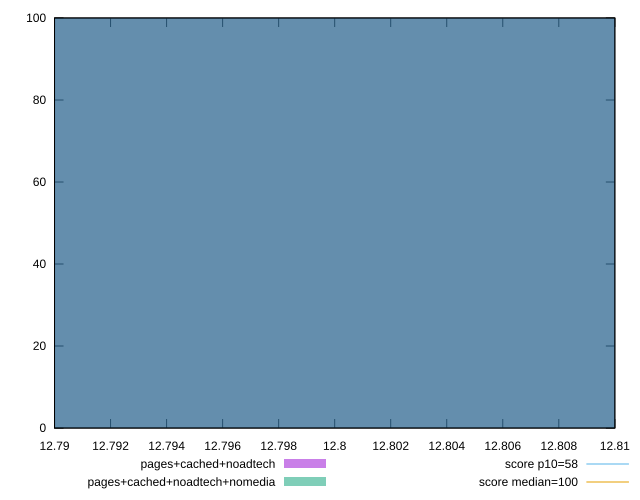

Reproduce this figure in gnuplot.
reset

$pagesCachedNoadtech <<EOF
12.8 100
EOF

$pagesCachedNoadtechNomedia <<EOF
12.8 100
EOF

set key outside below
set boxwidth 0.1
set xrange [12.790000000000001:12.81]
set yrange [0:100]
set trange [0:100]
set style fill transparent solid 0.5 noborder

set parametric
set terminal svg size 640, 500 enhanced background rgb 'white'
set output "report_00018_2021-02-10T15-25-16.877Z/estimated-input-latency/comparison/histogram/2_vs_3.svg"

plot $pagesCachedNoadtech title "pages+cached+noadtech" with boxes, \
     $pagesCachedNoadtechNomedia title "pages+cached+noadtech+nomedia" with boxes, \
     58,t title "score p10=58", \
     100,t title "score median=100"

reset
